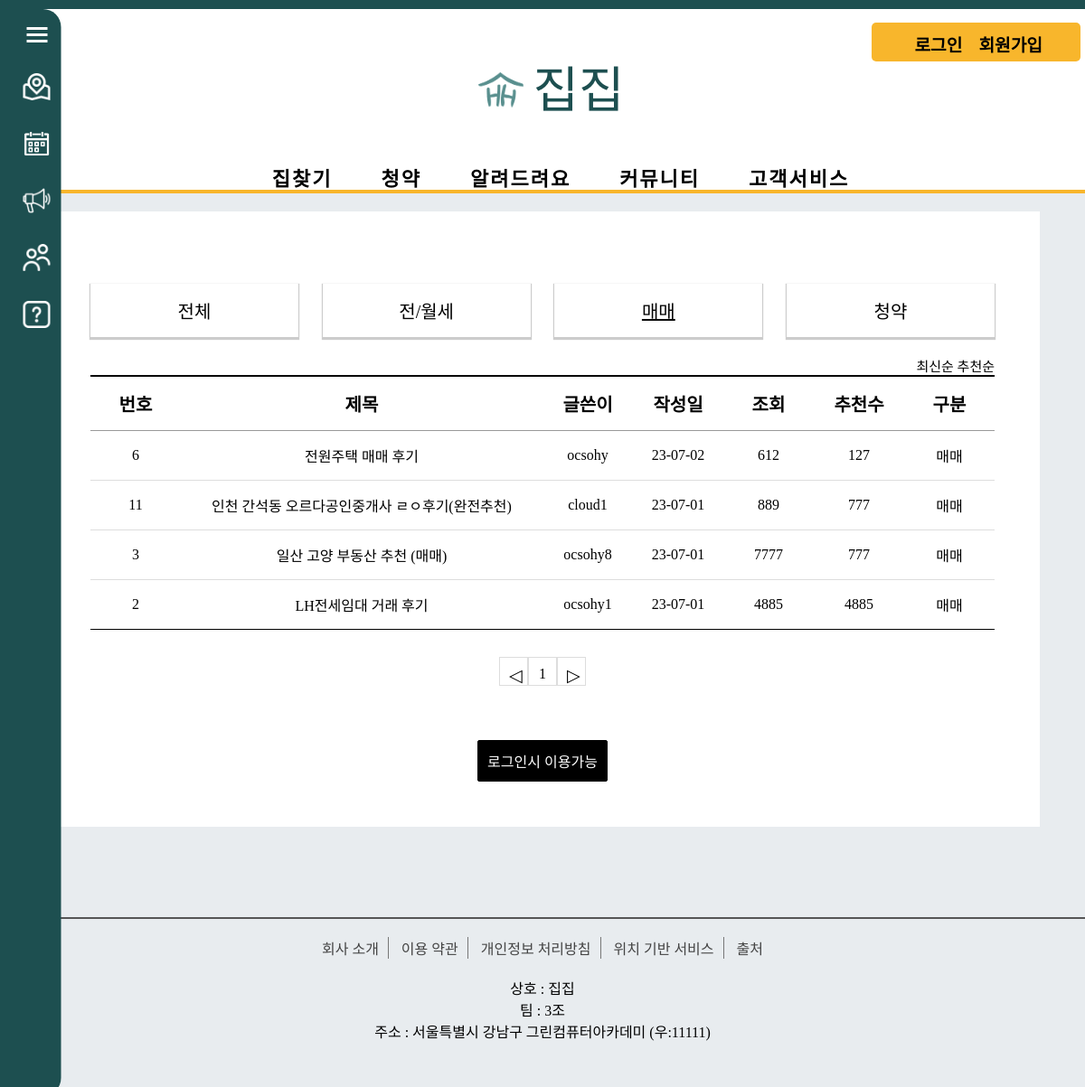
Page /review/review_mama/ on the earlier database version.
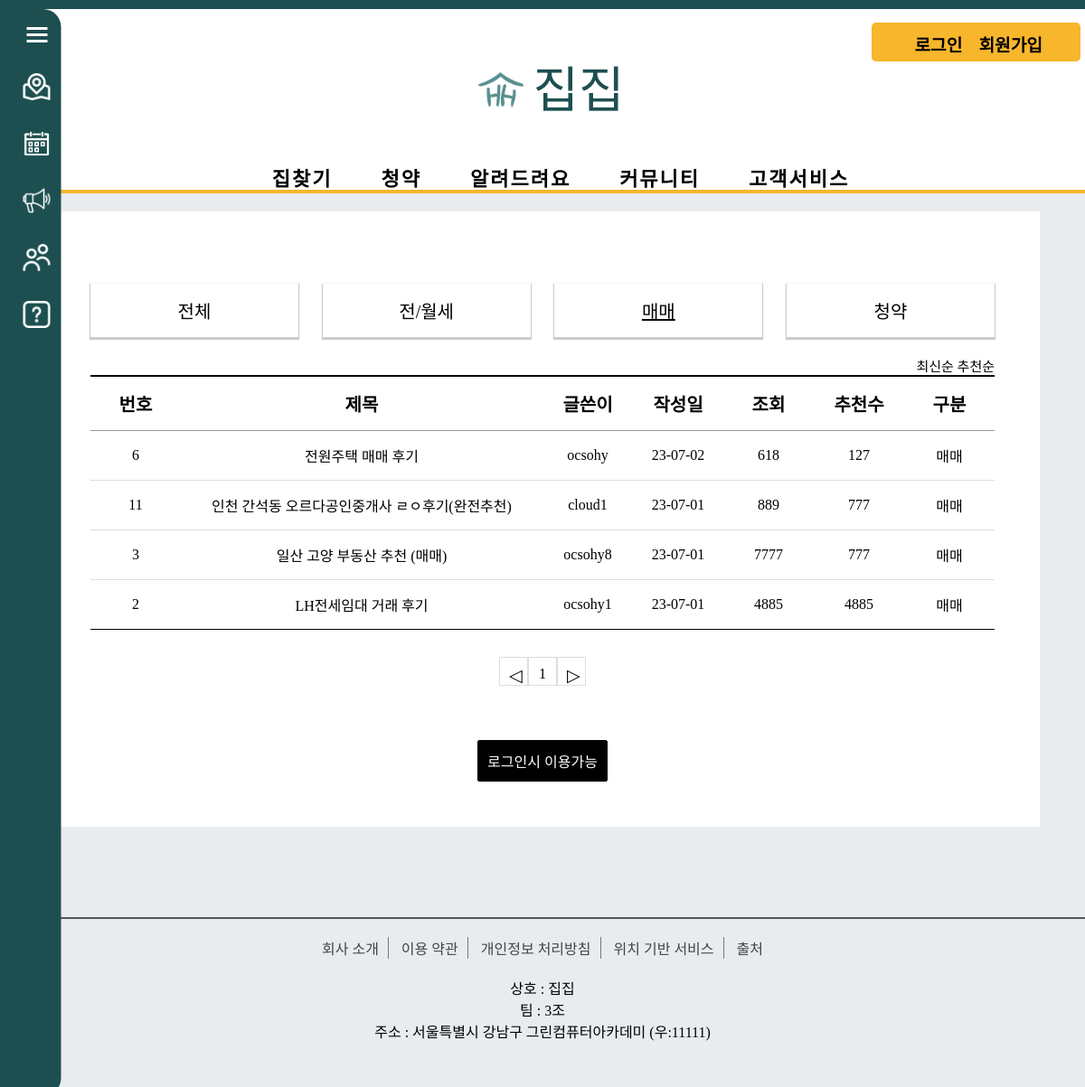
Same page on the later database version.
### review/models.py (models this page shows, shortened)
class Review_Board(models.Model):
    r_title = models.CharField(max_length=100)
    r_content = models.TextField()
    user = models.ForeignKey(User, on_delete=models.CASCADE)
    r_regdate = models.DateTimeField()
    r_modifydate = models.DateTimeField(null=True, blank=True)
    r_type = models.CharField(max_length=10) # 리뷰 게시판 타입
    r_hit = models.IntegerField(default=0)
    r_recommend = models.IntegerField(default=0)

### review/views.py (the view)
# urls.py: path('review_mama/', views.review_list_mama, name='review_mama'), # 거래후기매매
def review_list_mama(request):
    question_list = Review_Board.objects.filter(r_type='매매').order_by('-r_regdate')
    page = request.GET.get('page', '1')
    paginator = Paginator(question_list, 10)
    text = paginator.get_page(page)
    context = {'question_list': text}
    return render(request, 'review/review_list_mama.html', context)

### templates/review/review_list_mama.html (shortened to what this page needs)
<!DOCTYPE html>
<html lang="en">
{% load static %}
<head>
    <link rel="stylesheet" href="{% static 'css/review/css/css.css' %}">
</head>
<body>
{% include 'poll/sidebar.html' %}
{% include 'poll/header.html' %}
    <div class="board_wrap">
        <div class="board_list_wrap">
            <div class="category_wrap">
                <ul>
                    <li><a href="{% url 'review:review_main' %}">전체</a></li>
                    <li><a href="{% url 'review:review_jan' %}" >전/월세</a></li>
                    <li><a href="{% url 'review:review_mama' %}" class="active">매매</a></li>
                    <li><a href="{% url 'review:review_subscription' %}" >청약</a></li>
                </ul>
            </div>
            <div class="board_title_takes">
                <a href="{% url 'review:review_mama' %}">최신순</a>
                <a href="{% url 'review:review_mama_recommend' %}">추천순</a>
            </div>
            <div class="board_list">
                <div class="top">
                    <div class="num">번호</div>
                    <div class="title">제목</div>
                    <div class="writer">글쓴이</div>
                    <div class="date">작성일</div>
                    <div class="count">조회</div>
                    <div class="count">추천수</div>
                    <div class="division">구분</div>
                </div>
                {% for question in question_list %}
                <div>
                    <div class="num">{{ question.id }}</div>
                    <div class="title"><a href="{% url 'review:review_detail' question.id %}">{{ question.r_title }}</a></div>
                    <div class="writer">{{ question.user }}</div>
                    <div class="date">{{ question.r_regdate|date:"y-m-d" }}</div>
                    <div class="count">{{ question.r_hit }}</div>
                    <div class="count">{{ question.r_recommend }}</div>
                    <div class="division">{{question.r_type}}</div>
                </div>
                {% endfor %}
            </div>
            <ul class="board_page">
                {% if question_list.has_previous %}
                <li class="bt first">
                    <a class="bt prev" href="?page={{ question_list.previous_page_number }}">◀</a>
                </li>
                {% else %}
                <li class="page-item disabled">
                    <a class="bt prev">◁</a>
                </li>
                {% endif %}
                {% for page_number in question_list.paginator.page_range %}
                {% if question_list.number == page_number %}
                <li class="page-item active">
                    <a class="num">{{ page_number }}</a>
                </li>
                {% else %}
                <li class="page-item">
                    <a class="num" href="?page={{ page_number }}">{{ page_number }}</a>
                </li>
                {% endif %}
                {% endfor %}
                {% if question_list.has_next %}
                <li class="page-item">
                    <a class="bt last" href="?page={{ question_list.next_page_number }}">▶</a>
                </li>
                {% else %}
                <li class="page-item disabled">
                    <a class="bt last">▷</a>
                </li>
                {% endif %}
            </ul>
              <div class="bt_wrap">
            {% if user.is_authenticated %}
            <a href="{% url 'review:write' %}" class="on">등록</a>
            {% else %}
            <a href="{% url 'common:signin' %}" class="on">로그인시 이용가능</a>
            {% endif %}
            </div>
        </div>
    </div>
{% include 'poll/footer.html' %}
</body>
</html>

Differences in the rows shown:
changed Review_Board "전원주택 매매 후기": r_hit "612" → "618"
